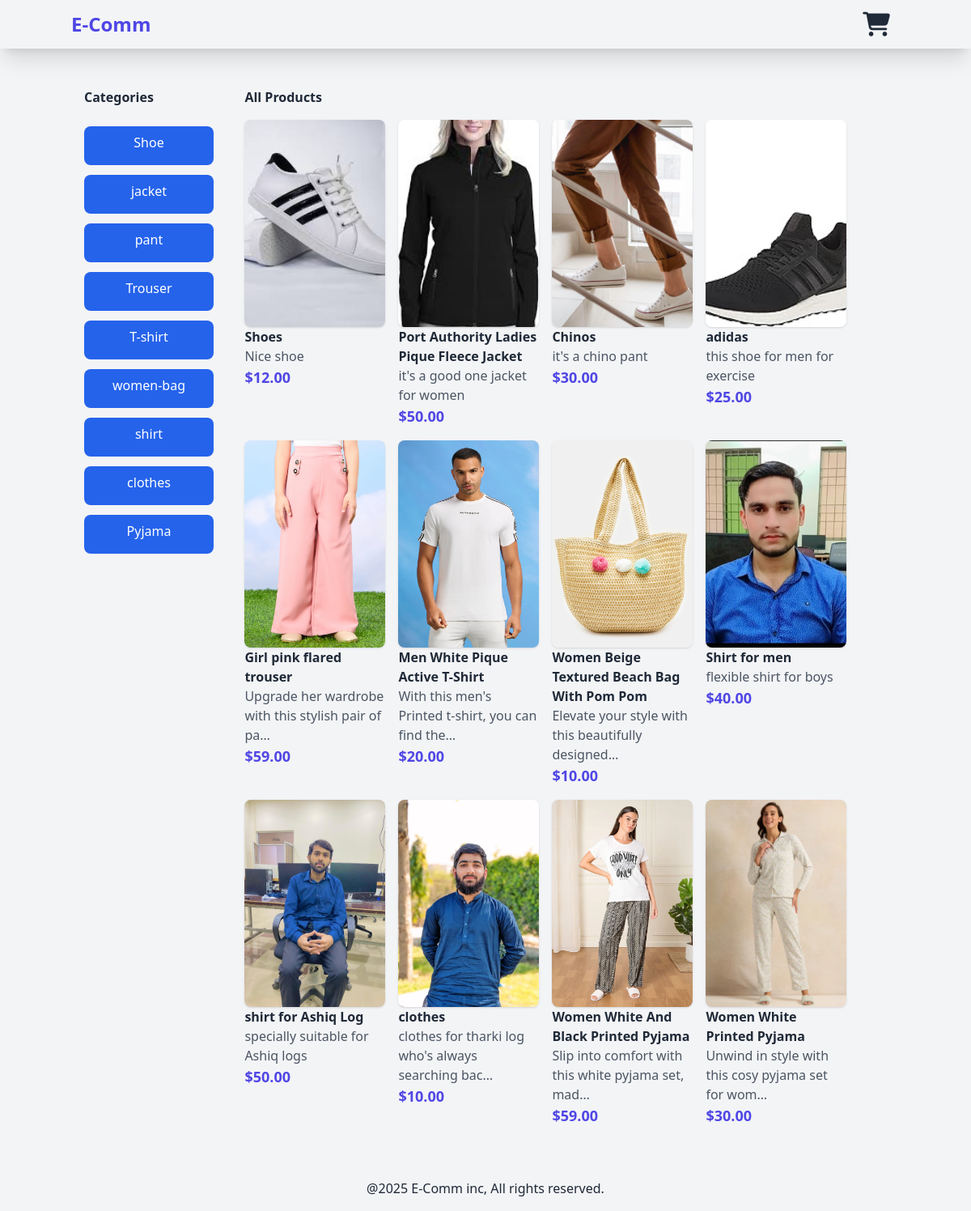
The page / on the database its author committed.
### products/models.py (models this page shows, shortened)
class Category(models.Model):
    name=models.CharField(max_length=255)
    slug=models.SlugField(unique=True)
    class Meta:
        verbose_name_plural="categories"

class Product(models.Model):
    category=models.ForeignKey(Category,related_name='products',on_delete=models.CASCADE)
    name=models.CharField(max_length=250)
    slug=models.SlugField(max_length=250)
    description=models.TextField(blank=True)
    price=models.DecimalField(max_digits=10,decimal_places=2)
    available=models.BooleanField(default=True)
    created_at=models.DateTimeField(auto_now_add=True)
    updated_at=models.DateTimeField(auto_now=True)
    image=models.ImageField(upload_to='products',blank=True,null=True)

### products/views.py (the view)
# urls.py: path('',views.product_list,name='product_list'),
def product_list(request,category_slug=None):
    category=None
    products=Product.objects.filter(available=True)
    categories=Category.objects.all()
    if category_slug:
        category=get_object_or_404(Category,slug=category_slug)
        products=products.filter(category=category)
    return render(request,'products/product/list.html',context={
        'category':category,
        'products':products,
        'categories':categories
    })

### products/templates/products/product/list.html (shortened to what this page needs)
{% extends 'base.html' %}
{% load static %}
{% block content %}
<div class="container mx-auto p-4 flex">
    <aside class="w-[20%] pr-4">
        <h2 class="font-bold mb-6">Categories</h2>
        <ul>
            {% for category in categories %}
            <li>
  <a
    href="{% url 'products:product_list_by_category' category.slug %}"
    class="inline-block bg-blue-600 text-white text-center mb-3 w-40 h-12 px-4 py-2 rounded-lg hover:bg-blue-700 transition duration-300"
  >
    {{ category.name }}
  </a>
</li>
            {% endfor %}
        </ul>
    </aside>
    <main class="w-3/4">
        {% if category %}
        <h2 class="font-bold mb-4">Products in {{ category.name }}</h2>
        {% else %}
        <h2 class="font-bold mb-4">All Products</h2>
        {% endif %}
        <div class="grid grid-cols-1 sm:grid-cols-2 md:grid-cols-3 lg:grid-cols-4 gap-4">
            {% for product in products %}
            <a href=" {% url 'products:product_detail' product.id product.slug %} ">
            <div>
                {% if product.image %}
                <img class="w-64 h-64 object-cover rounded-lg shadow" src="{{ product.image.url }}" alt="{{ product.name }}">
                {% else %}
                <p>the image is not available</p>
                {% endif %}
                <h3 class="font-bold">{{ product.name }}</h3>
                <p class="text-gray-600">{{product.description|truncatechars:50 }}</p>
                <p class="text-lg  text-indigo-600 font-semibold">${{ product.price }}</p>
            </div>
</a>
            {% endfor %}
        </div>
    </main>
</div>
{% endblock %}

### templates/base.html (shortened to what this page needs)
{% load static %}
<!DOCTYPE html>
<html lang="en">
<head>
    <link rel="stylesheet" href="{% static 'output.css' %}">
    <script src="https://cdn.tailwindcss.com"></script>
<link rel="stylesheet" href="https://cdnjs.cloudflare.com/ajax/libs/font-awesome/6.5.0/css/all.min.css">
</head>
<body class="bg-gray-100 text-gray-800 flex flex-col min-h-screen">
    <header class="shadow-xl">
        {% include 'includes/nav.html' %}
    </header>
    <main class="container mx-auto py-8 flex-grow">
{% block content %}
    {% endblock %}
    </main>
    <footer>
        <div class="container mx-auto p-4 text-center">
            <p>@2025 E-Comm inc, All rights reserved.</p>
        </div>
    </footer>
</body>
</html>

### templates/includes/nav.html
{% load static %}
<nav class="container mx-auto flex justify-between items-center">
    <a href="/" class="text-2xl font-bold text-indigo-600">E-Comm</a>
    <a href="{% url 'cart:cart_detail' %}">
        <i class="fa-solid fa-cart-shopping justify-between text-3xl m-3"></i>
    </a>
</nav>

### rows shown on the page
Category: name "Shoe"
Category: name "jacket"
Category: name "pant"
Category: name "Trouser"
Category: name "T-shirt"
Category: name "women-bag"
Category: name "shirt"
Category: name "clothes"
Category: name "Pyjama"
Product: image (picture), name "Shoes", description "Nice shoe", price "12.00"
Product: image (picture), name "Port Authority Ladies Pique Fleece Jacket", description "it's a good one jacket for women", price "50.00"
Product: image (picture), name "Chinos", description "it's a chino pant", price "30.00"
Product: image (picture), name "adidas", description "this shoe for men for exercise", price "25.00"
Product: image (picture), name "Girl pink flared trouser", description "Upgrade her wardrobe with this stylish pair of pa…", price "59.00"
Product: image (picture), name "Men White Pique Active T-Shirt", description "With this men's Printed t-shirt, you can find the…", price "20.00"
Product: image (picture), name "Women Beige Textured Beach Bag With Pom Pom", description "Elevate your style with this beautifully designed…", price "10.00"
Product: image (picture), name "Shirt for men", description "flexible shirt for boys", price "40.00"
Product: image (picture), name "shirt for Ashiq Log", description "specially suitable for Ashiq logs", price "50.00"
Product: image (picture), name "clothes", description "clothes for tharki log who's always searching bac…", price "10.00"
Product: image (picture), name "Women White And Black Printed Pyjama", description "Slip into comfort with this white pyjama set, mad…", price "59.00"
Product: image (picture), name "Women White Printed Pyjama", description "Unwind in style with this cosy pyjama set for wom…", price "30.00"
